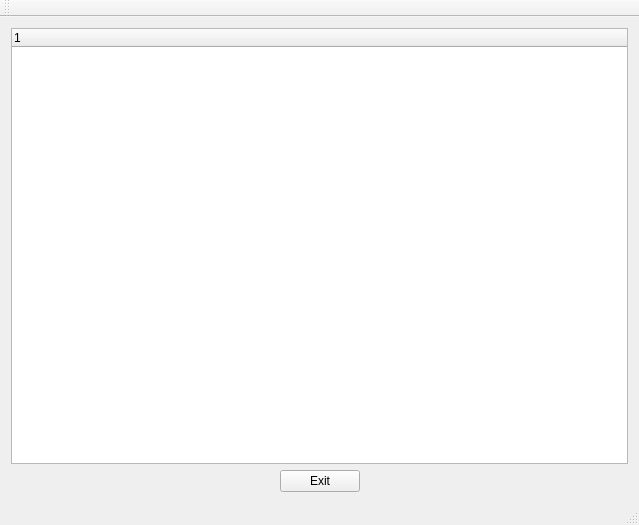
<?xml version="1.0" encoding="UTF-8"?>
<ui version="4.0">
 <class>QShowFontsClass</class>
 <widget class="QMainWindow" name="QShowFontsClass">
  <property name="geometry">
   <rect>
    <x>0</x>
    <y>0</y>
    <width>639</width>
    <height>525</height>
   </rect>
  </property>
  <property name="windowTitle">
   <string>QShowFonts</string>
  </property>
  <widget class="QWidget" name="centralWidget">
   <layout class="QVBoxLayout" name="verticalLayout">
    <item>
     <widget class="QTreeWidget" name="treeWidget">
      <column>
       <property name="text">
        <string notr="true">1</string>
       </property>
      </column>
     </widget>
    </item>
    <item>
     <layout class="QHBoxLayout" name="horizontalLayout">
      <item>
       <spacer name="horizontalSpacer_2">
        <property name="orientation">
         <enum>Qt::Horizontal</enum>
        </property>
        <property name="sizeHint" stdset="0">
         <size>
          <width>148</width>
          <height>20</height>
         </size>
        </property>
       </spacer>
      </item>
      <item>
       <widget class="QPushButton" name="exitButton">
        <property name="text">
         <string>Exit</string>
        </property>
       </widget>
      </item>
      <item>
       <spacer name="horizontalSpacer">
        <property name="orientation">
         <enum>Qt::Horizontal</enum>
        </property>
        <property name="sizeHint" stdset="0">
         <size>
          <width>108</width>
          <height>20</height>
         </size>
        </property>
       </spacer>
      </item>
     </layout>
    </item>
   </layout>
  </widget>
  <widget class="QMenuBar" name="menuBar">
   <property name="geometry">
    <rect>
     <x>0</x>
     <y>0</y>
     <width>639</width>
     <height>21</height>
    </rect>
   </property>
  </widget>
  <widget class="QToolBar" name="mainToolBar">
   <attribute name="toolBarArea">
    <enum>TopToolBarArea</enum>
   </attribute>
   <attribute name="toolBarBreak">
    <bool>false</bool>
   </attribute>
  </widget>
  <widget class="QStatusBar" name="statusBar"/>
 </widget>
 <layoutdefault spacing="6" margin="11"/>
 <resources/>
 <connections/>
</ui>
